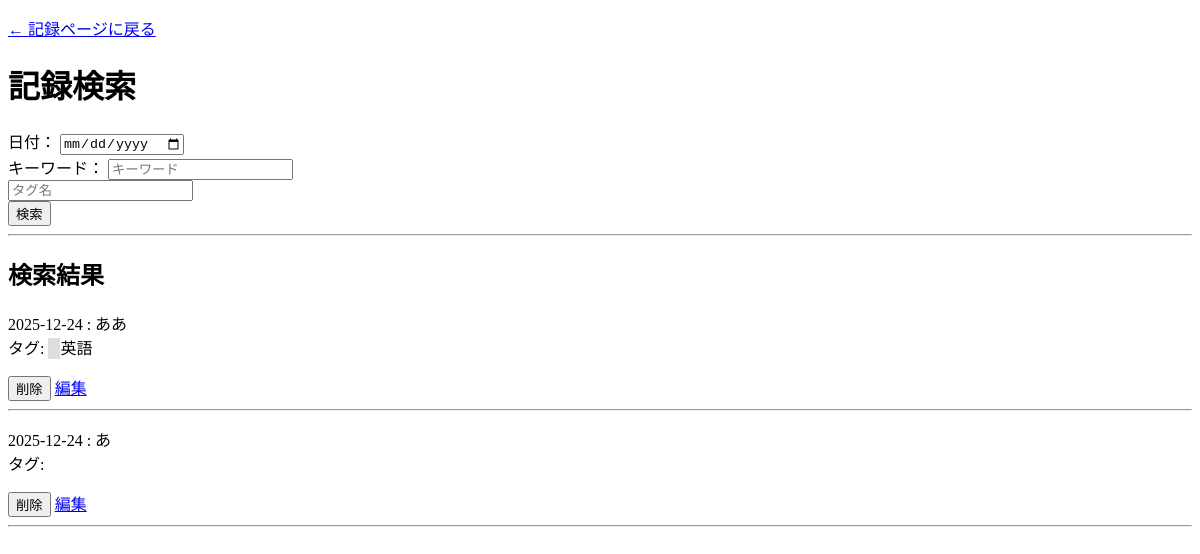
The page /search (signed in) on the database as committed earlier.
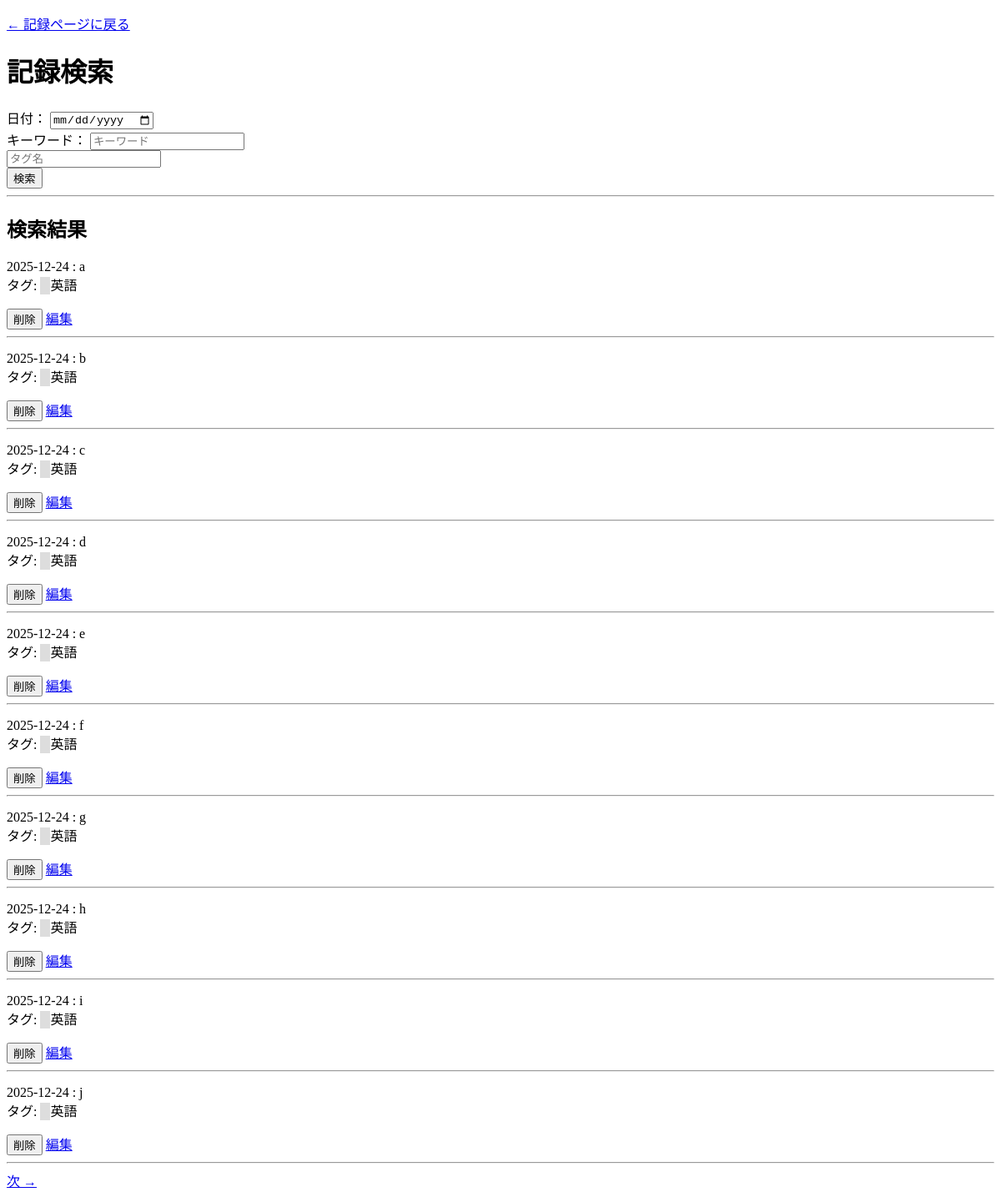
The same page on the database as committed later.
### app.py (models this page shows)
class StudyLog(db.Model):
    __tablename__ = "study_logs"
    id = db.Column(db.Integer, primary_key=True)
    date = db.Column(db.Date, nullable=False)
    text = db.Column(db.Text, nullable=False)
    tags = db.relationship(
        "Tag",
        secondary=studylog_tags,
        backref="logs"
    )

class Tag(db.Model):
    __tablename__ = "tags"
    id = db.Column(db.Integer, primary_key=True)
    name = db.Column(db.String(30), unique=True, nullable=False)

### app.py (the view)
@app.route("/search", methods=["GET"])
@login_required
def search():
    date_str = request.args.get("date")
    keyword = request.args.get("keyword", "").strip()
    tag_name = request.args.get("tag", "").strip()
    page = request.args.get("page", 1, type=int)
    query = StudyLog.query
    if date_str:
            query = query.filter(
                StudyLog.date == datetime.strptime(date_str, "%Y-%m-%d").date()
            )
    if keyword:
            query = query.filter(StudyLog.text.contains(keyword))
    if tag_name:
            query = query.join(StudyLog.tags).filter(Tag.name == tag_name)
    pagination = query.order_by(StudyLog.date.desc()).paginate(page=page, per_page=10)
    return render_template("search.html", results=pagination.items, pagination=pagination)

### app.py (called while the page is built)
@login_manager.user_loader
def load_user(user_id):
    return User.query.get(int(user_id))

### templates/search.html (shortened to what this page needs)
<!DOCTYPE html>
<html>
<head><title>記録検索</title></head>
<body><p><a href="/">← 記録ページに戻る</a></p>
<h1>記録検索</h1>
<form method="get"action="{{ url_for('search') }}">
    <label>日付：</label>
    <input type="date" name="date" value="{{ request.args.get('date', '') }}"><br>
    <label>キーワード：</label>
    <input type="text" name="keyword" placeholder="キーワード"
           value="{{ request.args.get('keyword', '') }}"><br>
    <input type="text" name="tag" placeholder="タグ名"
           value="{{ request.args.get('tag', '') }}"><br>
    <button type="submit">検索</button>
</form>
<hr>
<h2>検索結果</h2>
{% for r in results %}
  <p>
    {{ r.date }} : {{ r.text }}
    <br>タグ:
    {% for tag in r.tags %}
       <span style="background:#ddd; padding:2px 6px;"></span>
        {{ tag.name }}
    {% endfor %}
  </p>
  <form action="/delete/{{ r.id }}" method="post" style="display:inline;">
    <button type="submit">削除</button>
  </form>
  <a href="/edit/{{ r.id }}">編集</a>
  <hr>
{% endfor %}
<div>
{% if pagination.has_next %}
  <a href="{{ url_for('search',
      page=pagination.next_num,
      date=request.args.get('date'),
      keyword=request.args.get('keyword'),
      tag=request.args.get('tag')) }}">次 →</a>
{% endif %}
</div>
</body>
</html>

Rows that differ between the two databases and show on the page:
added StudyLog: date "2025-12-24", text "a", Tag (name "英語")
added StudyLog: date "2025-12-24", text "b", Tag (name "英語")
changed StudyLog (number 3 of 10 on the later page): text "ああ" → "c"
changed StudyLog (number 4 of 10 on the later page): text "あ" → "d"; gains Tag (name "英語")
added StudyLog: date "2025-12-24", text "e", Tag (name "英語")
added StudyLog: date "2025-12-24", text "f", Tag (name "英語")
added StudyLog: date "2025-12-24", text "g", Tag (name "英語")
added StudyLog: date "2025-12-24", text "h", Tag (name "英語")
added StudyLog: date "2025-12-24", text "i", Tag (name "英語")
added StudyLog: date "2025-12-24", text "j", Tag (name "英語")
Other text that changed with them:
text now shown: "次 →"
